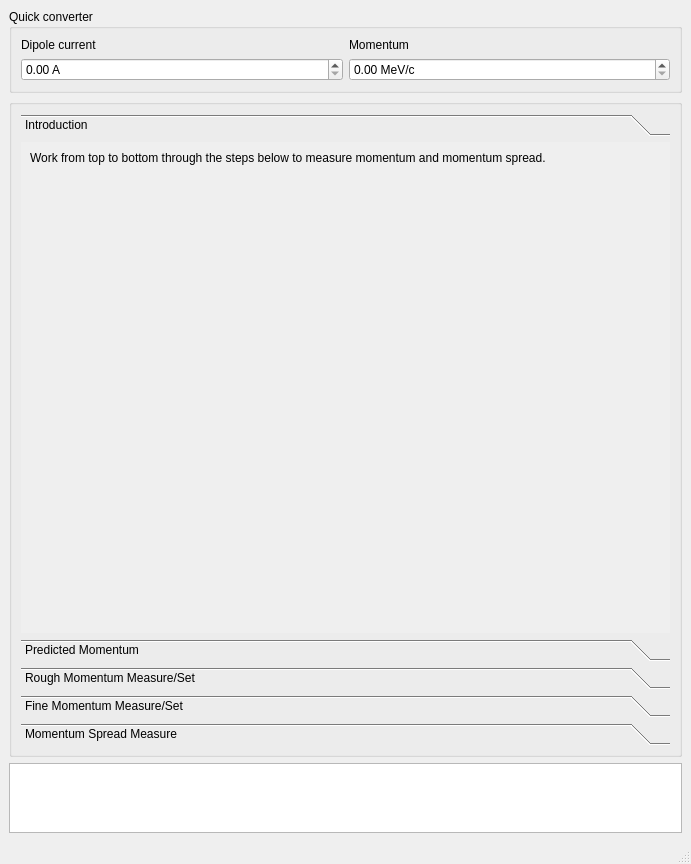
<?xml version="1.0" encoding="UTF-8"?>
<ui version="4.0">
 <class>MainWindow</class>
 <widget class="QMainWindow" name="MainWindow">
  <property name="geometry">
   <rect>
    <x>0</x>
    <y>0</y>
    <width>691</width>
    <height>864</height>
   </rect>
  </property>
  <property name="windowTitle">
   <string>MainWindow</string>
  </property>
  <widget class="QWidget" name="centralwidget">
   <layout class="QGridLayout" name="gridLayout">
    <item row="2" column="0">
     <widget class="QTextEdit" name="textEdit">
      <property name="maximumSize">
       <size>
        <width>16777215</width>
        <height>70</height>
       </size>
      </property>
     </widget>
    </item>
    <item row="0" column="0">
     <widget class="QGroupBox" name="groupBox_10">
      <property name="minimumSize">
       <size>
        <width>0</width>
        <height>71</height>
       </size>
      </property>
      <property name="title">
       <string>Quick converter</string>
      </property>
      <layout class="QGridLayout" name="gridLayout_19">
       <item row="0" column="0">
        <widget class="QLabel" name="label_14">
         <property name="text">
          <string>Dipole current</string>
         </property>
        </widget>
       </item>
       <item row="1" column="0">
        <widget class="QDoubleSpinBox" name="doubleSpinBox_I">
         <property name="suffix">
          <string> A</string>
         </property>
        </widget>
       </item>
       <item row="0" column="1">
        <widget class="QLabel" name="label_13">
         <property name="text">
          <string>Momentum</string>
         </property>
        </widget>
       </item>
       <item row="1" column="1">
        <widget class="QDoubleSpinBox" name="doubleSpinBox_p">
         <property name="suffix">
          <string> MeV/c</string>
         </property>
        </widget>
       </item>
      </layout>
     </widget>
    </item>
    <item row="1" column="0">
     <widget class="QGroupBox" name="groupBox">
      <property name="minimumSize">
       <size>
        <width>0</width>
        <height>71</height>
       </size>
      </property>
      <property name="title">
       <string/>
      </property>
      <layout class="QGridLayout" name="gridLayout_5">
       <item row="0" column="0" colspan="2">
        <widget class="QToolBox" name="toolBox">
         <property name="font">
          <font>
           <weight>50</weight>
           <bold>false</bold>
          </font>
         </property>
         <property name="autoFillBackground">
          <bool>false</bool>
         </property>
         <property name="styleSheet">
          <string notr="true"/>
         </property>
         <property name="currentIndex">
          <number>0</number>
         </property>
         <widget class="QWidget" name="page_7">
          <property name="geometry">
           <rect>
            <x>0</x>
            <y>0</y>
            <width>645</width>
            <height>469</height>
           </rect>
          </property>
          <attribute name="label">
           <string>Introduction</string>
          </attribute>
          <layout class="QGridLayout" name="gridLayout_20">
           <item row="0" column="0" alignment="Qt::AlignTop">
            <widget class="QLabel" name="label">
             <property name="text">
              <string>Work from top to bottom through the steps below to measure momentum and momentum spread.</string>
             </property>
            </widget>
           </item>
          </layout>
         </widget>
         <widget class="QWidget" name="page">
          <property name="geometry">
           <rect>
            <x>0</x>
            <y>0</y>
            <width>645</width>
            <height>469</height>
           </rect>
          </property>
          <attribute name="label">
           <string>Predicted Momentum</string>
          </attribute>
          <layout class="QGridLayout" name="gridLayout_11">
           <item row="1" column="0">
            <widget class="Line" name="line">
             <property name="orientation">
              <enum>Qt::Horizontal</enum>
             </property>
            </widget>
           </item>
           <item row="0" column="0">
            <widget class="QLabel" name="label_2">
             <property name="maximumSize">
              <size>
               <width>16777215</width>
               <height>40</height>
              </size>
             </property>
             <property name="text">
              <string>Skip this step if beam already on C2V BPM
Otherwise use either magnet or RF settings to predict the momentum</string>
             </property>
            </widget>
           </item>
           <item row="3" column="0">
            <widget class="Line" name="line_2">
             <property name="orientation">
              <enum>Qt::Horizontal</enum>
             </property>
            </widget>
           </item>
           <item row="2" column="0">
            <layout class="QGridLayout" name="gridLayout_4">
             <item row="1" column="1">
              <widget class="QDoubleSpinBox" name="doubleSpinBox_I_predict">
               <property name="suffix">
                <string> A</string>
               </property>
              </widget>
             </item>
             <item row="1" column="0">
              <widget class="QPushButton" name="pushButton_useCurrent">
               <property name="sizePolicy">
                <sizepolicy hsizetype="Minimum" vsizetype="Fixed">
                 <horstretch>0</horstretch>
                 <verstretch>0</verstretch>
                </sizepolicy>
               </property>
               <property name="minimumSize">
                <size>
                 <width>140</width>
                 <height>22</height>
                </size>
               </property>
               <property name="maximumSize">
                <size>
                 <width>371</width>
                 <height>16777215</height>
                </size>
               </property>
               <property name="text">
                <string>Use current from dipole</string>
               </property>
               <property name="checked">
                <bool>false</bool>
               </property>
              </widget>
             </item>
             <item row="0" column="2">
              <widget class="QLabel" name="label_3">
               <property name="text">
                <string>Predicted Momentum</string>
               </property>
              </widget>
             </item>
             <item row="1" column="2">
              <widget class="QDoubleSpinBox" name="doubleSpinBox_p_predict">
               <property name="suffix">
                <string> MeV/c</string>
               </property>
              </widget>
             </item>
             <item row="1" column="3">
              <widget class="QPushButton" name="pushButton_useRF">
               <property name="enabled">
                <bool>true</bool>
               </property>
               <property name="sizePolicy">
                <sizepolicy hsizetype="Minimum" vsizetype="Fixed">
                 <horstretch>0</horstretch>
                 <verstretch>0</verstretch>
                </sizepolicy>
               </property>
               <property name="minimumSize">
                <size>
                 <width>140</width>
                 <height>22</height>
                </size>
               </property>
               <property name="maximumSize">
                <size>
                 <width>371</width>
                 <height>16777215</height>
                </size>
               </property>
               <property name="font">
                <font/>
               </property>
               <property name="text">
                <string>Predict momentum from RF</string>
               </property>
               <property name="checked">
                <bool>false</bool>
               </property>
              </widget>
             </item>
             <item row="0" column="1">
              <widget class="QLabel" name="label_4">
               <property name="maximumSize">
                <size>
                 <width>16777215</width>
                 <height>10</height>
                </size>
               </property>
               <property name="text">
                <string>Dipole current</string>
               </property>
              </widget>
             </item>
            </layout>
           </item>
           <item row="4" column="0">
            <widget class="QLabel" name="label_I">
             <property name="minimumSize">
              <size>
               <width>120</width>
               <height>0</height>
              </size>
             </property>
             <property name="text">
              <string>...</string>
             </property>
            </widget>
           </item>
           <item row="5" column="0">
            <widget class="QLabel" name="label_6">
             <property name="minimumSize">
              <size>
               <width>0</width>
               <height>270</height>
              </size>
             </property>
             <property name="text">
              <string/>
             </property>
            </widget>
           </item>
          </layout>
         </widget>
         <widget class="QWidget" name="page_2">
          <property name="geometry">
           <rect>
            <x>0</x>
            <y>0</y>
            <width>645</width>
            <height>469</height>
           </rect>
          </property>
          <attribute name="label">
           <string>Rough Momentum Measure/Set</string>
          </attribute>
          <layout class="QGridLayout" name="gridLayout_2">
           <item row="0" column="0">
            <widget class="QTabWidget" name="tabWidget">
             <property name="currentIndex">
              <number>0</number>
             </property>
             <widget class="QWidget" name="tab">
              <attribute name="title">
               <string>Measure</string>
              </attribute>
              <layout class="QGridLayout" name="gridLayout_6">
               <item row="0" column="0">
                <widget class="QLabel" name="label_5">
                 <property name="text">
                  <string>If beam is already on C2V BPM then centre it to get a rough momentum measurement
Otherwise scan dipole to find C2V BPM signal, then do centering</string>
                 </property>
                </widget>
               </item>
               <item row="2" column="0">
                <widget class="QToolBox" name="toolBox_2">
                 <property name="currentIndex">
                  <number>0</number>
                 </property>
                 <widget class="QWidget" name="page_5">
                  <property name="geometry">
                   <rect>
                    <x>0</x>
                    <y>0</y>
                    <width>595</width>
                    <height>295</height>
                   </rect>
                  </property>
                  <attribute name="label">
                   <string>Centre beam on C2V BPM</string>
                  </attribute>
                  <layout class="QGridLayout" name="gridLayout_13">
                   <item row="0" column="0">
                    <layout class="QGridLayout" name="gridLayout_7">
                     <item row="0" column="0" colspan="4">
                      <widget class="QLabel" name="label_16">
                       <property name="font">
                        <font>
                         <weight>75</weight>
                         <bold>true</bold>
                        </font>
                       </property>
                       <property name="text">
                        <string>S02-DIP-01 adjustment</string>
                       </property>
                      </widget>
                     </item>
                     <item row="1" column="0">
                      <widget class="QLabel" name="label_15">
                       <property name="font">
                        <font>
                         <weight>75</weight>
                         <bold>true</bold>
                        </font>
                       </property>
                       <property name="text">
                        <string>Step size [A]</string>
                       </property>
                       <property name="alignment">
                        <set>Qt::AlignCenter</set>
                       </property>
                      </widget>
                     </item>
                     <item row="1" column="1">
                      <widget class="QDoubleSpinBox" name="doubleSpinBox_step_1">
                       <property name="suffix">
                        <string> A</string>
                       </property>
                       <property name="decimals">
                        <number>3</number>
                       </property>
                       <property name="singleStep">
                        <double>0.100000000000000</double>
                       </property>
                       <property name="value">
                        <double>0.200000000000000</double>
                       </property>
                      </widget>
                     </item>
                     <item row="2" column="0">
                      <widget class="QLabel" name="label_17">
                       <property name="font">
                        <font>
                         <weight>75</weight>
                         <bold>true</bold>
                        </font>
                       </property>
                       <property name="text">
                        <string>Set value [A]</string>
                       </property>
                       <property name="alignment">
                        <set>Qt::AlignCenter</set>
                       </property>
                      </widget>
                     </item>
                     <item row="2" column="1">
                      <widget class="QLabel" name="label_dipole_set">
                       <property name="minimumSize">
                        <size>
                         <width>100</width>
                         <height>0</height>
                        </size>
                       </property>
                       <property name="maximumSize">
                        <size>
                         <width>16777215</width>
                         <height>16777215</height>
                        </size>
                       </property>
                       <property name="layoutDirection">
                        <enum>Qt::LeftToRight</enum>
                       </property>
                       <property name="frameShape">
                        <enum>QFrame::WinPanel</enum>
                       </property>
                       <property name="text">
                        <string/>
                       </property>
                       <property name="alignment">
                        <set>Qt::AlignLeading|Qt::AlignLeft|Qt::AlignVCenter</set>
                       </property>
                      </widget>
                     </item>
                     <item row="2" column="2">
                      <widget class="QPushButton" name="pushButton_x_up_1">
                       <property name="minimumSize">
                        <size>
                         <width>20</width>
                         <height>12</height>
                        </size>
                       </property>
                       <property name="maximumSize">
                        <size>
                         <width>20</width>
                         <height>16777215</height>
                        </size>
                       </property>
                       <property name="font">
                        <font>
                         <family>MS Shell Dlg 2</family>
                         <pointsize>5</pointsize>
                         <weight>9</weight>
                         <italic>false</italic>
                         <bold>false</bold>
                        </font>
                       </property>
                       <property name="styleSheet">
                        <string notr="true">QPushButton{ color: rgb(255, 255, 255);font: 75 5pt &quot;MS Shell Dlg 2&quot;;}
</string>
                       </property>
                       <property name="text">
                        <string>▲</string>
                       </property>
                       <property name="autoDefault">
                        <bool>false</bool>
                       </property>
                      </widget>
                     </item>
                     <item row="2" column="3">
                      <widget class="QPushButton" name="pushButton_x_down_1">
                       <property name="minimumSize">
                        <size>
                         <width>20</width>
                         <height>12</height>
                        </size>
                       </property>
                       <property name="maximumSize">
                        <size>
                         <width>20</width>
                         <height>16777215</height>
                        </size>
                       </property>
                       <property name="font">
                        <font>
                         <family>MS Shell Dlg 2</family>
                         <pointsize>5</pointsize>
                         <weight>9</weight>
                         <italic>false</italic>
                         <bold>false</bold>
                        </font>
                       </property>
                       <property name="styleSheet">
                        <string notr="true">QPushButton{ color: rgb(255, 255, 255);font: 75 5pt &quot;MS Shell Dlg 2&quot;;}</string>
                       </property>
                       <property name="text">
                        <string>▼</string>
                       </property>
                      </widget>
                     </item>
                     <item row="3" column="0">
                      <widget class="QPushButton" name="pushButton_get_p_rough">
                       <property name="text">
                        <string>Get Momentum</string>
                       </property>
                      </widget>
                     </item>
                     <item row="3" column="1">
                      <widget class="QLabel" name="label_p_rough">
                       <property name="minimumSize">
                        <size>
                         <width>100</width>
                         <height>0</height>
                        </size>
                       </property>
                       <property name="maximumSize">
                        <size>
                         <width>16777215</width>
                         <height>16777215</height>
                        </size>
                       </property>
                       <property name="layoutDirection">
                        <enum>Qt::LeftToRight</enum>
                       </property>
                       <property name="frameShape">
                        <enum>QFrame::WinPanel</enum>
                       </property>
                       <property name="text">
                        <string/>
                       </property>
                       <property name="alignment">
                        <set>Qt::AlignLeading|Qt::AlignLeft|Qt::AlignVCenter</set>
                       </property>
                      </widget>
                     </item>
                    </layout>
                   </item>
                   <item row="1" column="0">
                    <spacer name="verticalSpacer">
                     <property name="orientation">
                      <enum>Qt::Vertical</enum>
                     </property>
                     <property name="sizeHint" stdset="0">
                      <size>
                       <width>20</width>
                       <height>146</height>
                      </size>
                     </property>
                    </spacer>
                   </item>
                   <item row="0" column="1" rowspan="2">
                    <widget class="QGroupBox" name="groupBox_3">
                     <property name="minimumSize">
                      <size>
                       <width>300</width>
                       <height>0</height>
                      </size>
                     </property>
                     <property name="title">
                      <string>C2V BPM</string>
                     </property>
                     <layout class="QHBoxLayout" name="horizontalLayout"/>
                    </widget>
                   </item>
                  </layout>
                 </widget>
                 <widget class="QWidget" name="page_6">
                  <property name="geometry">
                   <rect>
                    <x>0</x>
                    <y>0</y>
                    <width>783</width>
                    <height>274</height>
                   </rect>
                  </property>
                  <attribute name="label">
                   <string>Scan dipole to find beam on C2V BPM</string>
                  </attribute>
                  <widget class="QWidget" name="">
                   <layout class="QGridLayout" name="gridLayout_12">
                    <item row="0" column="0">
                     <widget class="QPushButton" name="pushButton_roughGetCurrentRange">
                      <property name="text">
                       <string>Get scan range from predicted mom. (min/max/step):</string>
                      </property>
                      <property name="checked">
                       <bool>false</bool>
                      </property>
                     </widget>
                    </item>
                    <item row="0" column="1">
                     <widget class="QDoubleSpinBox" name="doubleSpinBox_roughIMin">
                      <property name="suffix">
                       <string> A</string>
                      </property>
                     </widget>
                    </item>
                    <item row="1" column="0" colspan="4">
                     <widget class="QPushButton" name="pushButton_roughCentreC2VCurrent">
                      <property name="text">
                       <string>Scan dipole</string>
                      </property>
                      <property name="checked">
                       <bool>false</bool>
                      </property>
                     </widget>
                    </item>
                    <item row="0" column="2">
                     <widget class="QDoubleSpinBox" name="doubleSpinBox_roughIMax">
                      <property name="suffix">
                       <string> A</string>
                      </property>
                     </widget>
                    </item>
                    <item row="0" column="3">
                     <widget class="QDoubleSpinBox" name="doubleSpinBox_roughIStep">
                      <property name="suffix">
                       <string> A</string>
                      </property>
                     </widget>
                    </item>
                    <item row="2" column="0" colspan="4">
                     <widget class="QGroupBox" name="groupBox_2">
                      <property name="title">
                       <string>C2V BPM x-pos vs dipole setting</string>
                      </property>
                     </widget>
                    </item>
                   </layout>
                  </widget>
                 </widget>
                </widget>
               </item>
              </layout>
             </widget>
             <widget class="QWidget" name="tab_2">
              <attribute name="title">
               <string>Set</string>
              </attribute>
              <layout class="QGridLayout" name="gridLayout_16">
               <item row="4" column="0">
                <widget class="QPushButton" name="pushButton_get_p_rough_2">
                 <property name="text">
                  <string>Set Current</string>
                 </property>
                </widget>
               </item>
               <item row="4" column="1" colspan="2">
                <widget class="QLabel" name="label_p_rough_2">
                 <property name="minimumSize">
                  <size>
                   <width>100</width>
                   <height>0</height>
                  </size>
                 </property>
                 <property name="maximumSize">
                  <size>
                   <width>16777215</width>
                   <height>16777215</height>
                  </size>
                 </property>
                 <property name="layoutDirection">
                  <enum>Qt::LeftToRight</enum>
                 </property>
                 <property name="frameShape">
                  <enum>QFrame::WinPanel</enum>
                 </property>
                 <property name="text">
                  <string/>
                 </property>
                 <property name="alignment">
                  <set>Qt::AlignLeading|Qt::AlignLeft|Qt::AlignVCenter</set>
                 </property>
                </widget>
               </item>
               <item row="3" column="0" colspan="3">
                <widget class="QDoubleSpinBox" name="doubleSpinBox_p_2">
                 <property name="suffix">
                  <string> MeV/c</string>
                 </property>
                </widget>
               </item>
               <item row="1" column="0" colspan="2">
                <widget class="QPushButton" name="pushButton_get_p_rough_3">
                 <property name="text">
                  <string>Vary gun amplitude</string>
                 </property>
                </widget>
               </item>
               <item row="1" column="2">
                <widget class="QPushButton" name="pushButton_get_p_rough_4">
                 <property name="text">
                  <string>Vary linac amplitude</string>
                 </property>
                </widget>
               </item>
               <item row="0" column="0" colspan="4">
                <widget class="QLabel" name="label_7">
                 <property name="text">
                  <string>Confirm whether gun only or gun + linac. Select momentum then set current.
Set RF amplitude to centre on C2V</string>
                 </property>
                </widget>
               </item>
               <item row="6" column="1" colspan="2">
                <spacer name="verticalSpacer_2">
                 <property name="orientation">
                  <enum>Qt::Vertical</enum>
                 </property>
                 <property name="sizeHint" stdset="0">
                  <size>
                   <width>20</width>
                   <height>143</height>
                  </size>
                 </property>
                </spacer>
               </item>
               <item row="2" column="0" colspan="3">
                <widget class="QLabel" name="label_18">
                 <property name="text">
                  <string>Set target momentum:</string>
                 </property>
                </widget>
               </item>
               <item row="1" column="3" rowspan="6">
                <widget class="QGroupBox" name="groupBox_4">
                 <property name="minimumSize">
                  <size>
                   <width>300</width>
                   <height>0</height>
                  </size>
                 </property>
                 <property name="title">
                  <string>C2V BPM</string>
                 </property>
                 <layout class="QHBoxLayout" name="horizontalLayout_2"/>
                </widget>
               </item>
               <item row="5" column="0" colspan="3">
                <layout class="QGridLayout" name="gridLayout_15">
                 <item row="2" column="1">
                  <widget class="QLabel" name="label_dipole_set_2">
                   <property name="minimumSize">
                    <size>
                     <width>100</width>
                     <height>0</height>
                    </size>
                   </property>
                   <property name="maximumSize">
                    <size>
                     <width>16777215</width>
                     <height>16777215</height>
                    </size>
                   </property>
                   <property name="layoutDirection">
                    <enum>Qt::LeftToRight</enum>
                   </property>
                   <property name="frameShape">
                    <enum>QFrame::WinPanel</enum>
                   </property>
                   <property name="text">
                    <string/>
                   </property>
                   <property name="alignment">
                    <set>Qt::AlignLeading|Qt::AlignLeft|Qt::AlignVCenter</set>
                   </property>
                  </widget>
                 </item>
                 <item row="2" column="2">
                  <widget class="QPushButton" name="pushButton_x_up_2">
                   <property name="minimumSize">
                    <size>
                     <width>20</width>
                     <height>12</height>
                    </size>
                   </property>
                   <property name="maximumSize">
                    <size>
                     <width>20</width>
                     <height>16777215</height>
                    </size>
                   </property>
                   <property name="font">
                    <font>
                     <family>MS Shell Dlg 2</family>
                     <pointsize>5</pointsize>
                     <weight>9</weight>
                     <italic>false</italic>
                     <bold>false</bold>
                    </font>
                   </property>
                   <property name="styleSheet">
                    <string notr="true">QPushButton{ color: rgb(255, 255, 255);font: 75 5pt &quot;MS Shell Dlg 2&quot;;}
</string>
                   </property>
                   <property name="text">
                    <string>▲</string>
                   </property>
                   <property name="autoDefault">
                    <bool>false</bool>
                   </property>
                  </widget>
                 </item>
                 <item row="2" column="3">
                  <widget class="QPushButton" name="pushButton_x_down_2">
                   <property name="minimumSize">
                    <size>
                     <width>20</width>
                     <height>12</height>
                    </size>
                   </property>
                   <property name="maximumSize">
                    <size>
                     <width>20</width>
                     <height>16777215</height>
                    </size>
                   </property>
                   <property name="font">
                    <font>
                     <family>MS Shell Dlg 2</family>
                     <pointsize>5</pointsize>
                     <weight>9</weight>
                     <italic>false</italic>
                     <bold>false</bold>
                    </font>
                   </property>
                   <property name="styleSheet">
                    <string notr="true">QPushButton{ color: rgb(255, 255, 255);font: 75 5pt &quot;MS Shell Dlg 2&quot;;}</string>
                   </property>
                   <property name="text">
                    <string>▼</string>
                   </property>
                  </widget>
                 </item>
                 <item row="0" column="0" colspan="4">
                  <widget class="QLabel" name="label_19">
                   <property name="font">
                    <font>
                     <weight>75</weight>
                     <bold>true</bold>
                    </font>
                   </property>
                   <property name="text">
                    <string>RF adjustment</string>
                   </property>
                  </widget>
                 </item>
                 <item row="2" column="0">
                  <widget class="QLabel" name="label_21">
                   <property name="font">
                    <font>
                     <weight>75</weight>
                     <bold>true</bold>
                    </font>
                   </property>
                   <property name="text">
                    <string>Set value</string>
                   </property>
                   <property name="alignment">
                    <set>Qt::AlignCenter</set>
                   </property>
                  </widget>
                 </item>
                 <item row="1" column="0">
                  <widget class="QLabel" name="label_20">
                   <property name="font">
                    <font>
                     <weight>75</weight>
                     <bold>true</bold>
                    </font>
                   </property>
                   <property name="text">
                    <string>Step size</string>
                   </property>
                   <property name="alignment">
                    <set>Qt::AlignCenter</set>
                   </property>
                  </widget>
                 </item>
                 <item row="1" column="1">
                  <widget class="QDoubleSpinBox" name="doubleSpinBox_step_2">
                   <property name="suffix">
                    <string/>
                   </property>
                   <property name="decimals">
                    <number>3</number>
                   </property>
                   <property name="singleStep">
                    <double>10.000000000000000</double>
                   </property>
                   <property name="value">
                    <double>10.000000000000000</double>
                   </property>
                  </widget>
                 </item>
                </layout>
               </item>
              </layout>
             </widget>
            </widget>
           </item>
          </layout>
         </widget>
         <widget class="QWidget" name="page_3">
          <property name="geometry">
           <rect>
            <x>0</x>
            <y>0</y>
            <width>645</width>
            <height>469</height>
           </rect>
          </property>
          <attribute name="label">
           <string>Fine Momentum Measure/Set</string>
          </attribute>
          <layout class="QGridLayout" name="gridLayout_3">
           <item row="2" column="0">
            <widget class="QTabWidget" name="tabWidget_2">
             <property name="currentIndex">
              <number>0</number>
             </property>
             <widget class="QWidget" name="tab_3">
              <attribute name="title">
               <string>Measure</string>
              </attribute>
             </widget>
             <widget class="QWidget" name="tab_4">
              <attribute name="title">
               <string>Set</string>
              </attribute>
             </widget>
            </widget>
           </item>
           <item row="0" column="0">
            <widget class="QGroupBox" name="groupBox_6">
             <property name="minimumSize">
              <size>
               <width>0</width>
               <height>70</height>
              </size>
             </property>
             <property name="styleSheet">
              <string notr="true">background-color: rgb(255, 255, 255);</string>
             </property>
             <property name="title">
              <string>Instructions</string>
             </property>
             <layout class="QGridLayout" name="gridLayout_8">
              <item row="0" column="0">
               <widget class="QLabel" name="label_9">
                <property name="text">
                 <string>Need to have completed rough measurement to continue
Need to align beam through dipole for both fine measure and fine set</string>
                </property>
               </widget>
              </item>
             </layout>
            </widget>
           </item>
           <item row="1" column="0">
            <widget class="QTabWidget" name="tabWidget_3">
             <property name="currentIndex">
              <number>0</number>
             </property>
             <widget class="QWidget" name="tab_5">
              <attribute name="title">
               <string>Align beam through dipole</string>
              </attribute>
             </widget>
            </widget>
           </item>
          </layout>
         </widget>
         <widget class="QWidget" name="page_4">
          <property name="geometry">
           <rect>
            <x>0</x>
            <y>0</y>
            <width>645</width>
            <height>469</height>
           </rect>
          </property>
          <attribute name="label">
           <string>Momentum Spread Measure</string>
          </attribute>
          <layout class="QGridLayout" name="gridLayout_10">
           <item row="0" column="0">
            <widget class="QGroupBox" name="groupBox_9">
             <property name="minimumSize">
              <size>
               <width>0</width>
               <height>70</height>
              </size>
             </property>
             <property name="styleSheet">
              <string notr="true">background-color: rgb(255, 255, 255);</string>
             </property>
             <property name="title">
              <string>Show relevant information</string>
             </property>
             <layout class="QGridLayout" name="gridLayout_9">
              <item row="0" column="0">
               <widget class="QLabel" name="label_10">
                <property name="text">
                 <string>Need to have done fine momentum measurement to continue</string>
                </property>
               </widget>
              </item>
             </layout>
            </widget>
           </item>
           <item row="1" column="0">
            <widget class="QTabWidget" name="tabWidget_4">
             <property name="currentIndex">
              <number>0</number>
             </property>
             <widget class="QWidget" name="tab_6">
              <attribute name="title">
               <string>Beta minimisation</string>
              </attribute>
             </widget>
            </widget>
           </item>
           <item row="2" column="0">
            <widget class="QTabWidget" name="tabWidget_5">
             <property name="currentIndex">
              <number>0</number>
             </property>
             <widget class="QWidget" name="tab_7">
              <attribute name="title">
               <string>Set dispersion size</string>
              </attribute>
             </widget>
            </widget>
           </item>
           <item row="3" column="0">
            <widget class="QTabWidget" name="tabWidget_6">
             <property name="currentIndex">
              <number>0</number>
             </property>
             <widget class="QWidget" name="tab_8">
              <attribute name="title">
               <string>Calculate dispersion</string>
              </attribute>
             </widget>
            </widget>
           </item>
           <item row="4" column="0">
            <widget class="QTabWidget" name="tabWidget_7">
             <property name="currentIndex">
              <number>0</number>
             </property>
             <widget class="QWidget" name="tab_10">
              <attribute name="title">
               <string>Calculate Momentum Spread</string>
              </attribute>
             </widget>
            </widget>
           </item>
          </layout>
         </widget>
        </widget>
       </item>
      </layout>
     </widget>
    </item>
   </layout>
  </widget>
  <widget class="QStatusBar" name="statusbar"/>
 </widget>
 <resources/>
 <connections/>
</ui>
